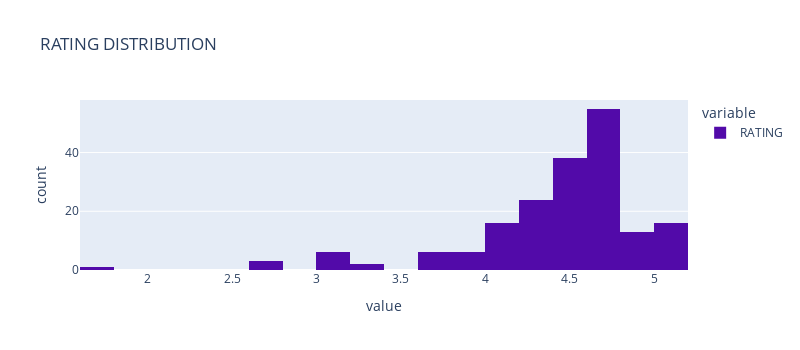

Notebook code for this chart:
### Code cell
fig1 = px.histogram(df['RATING'], color_discrete_sequence=['#520AA9'], title='RATING DISTRIBUTION', width=800, height=350)
fig1.show()

### Figure 1 — Plotly figure (JSON) as saved in the notebook; plotly's stock layout.template omitted (floating-point values rounded to 4 significant figures; data arrays with more than 128 entries replaced by an {"elided": "..."} marker saying what was removed)
{"data": [{"alignmentgroup": "True", "bingroup": "x", "hovertemplate": "variable=RATING<br>value=%{x}<br>count=%{y}<extra></extra>", "legendgroup": "RATING", "marker": {"color": "#520AA9", "pattern": {"shape": ""}}, "name": "RATING", "offsetgroup": "RATING", "orientation": "v", "showlegend": true, "type": "histogram", "x": {"elided": "186 float values"}, "xaxis": "x", "yaxis": "y"}], "layout": {"barmode": "relative", "height": 350, "legend": {"title": {"text": "variable"}, "tracegroupgap": 0}, "title": {"text": "RATING DISTRIBUTION"}, "width": 800, "xaxis": {"anchor": "y", "domain": [0, 1], "title": {"text": "value"}}, "yaxis": {"anchor": "x", "domain": [0, 1], "title": {"text": "count"}}}}
